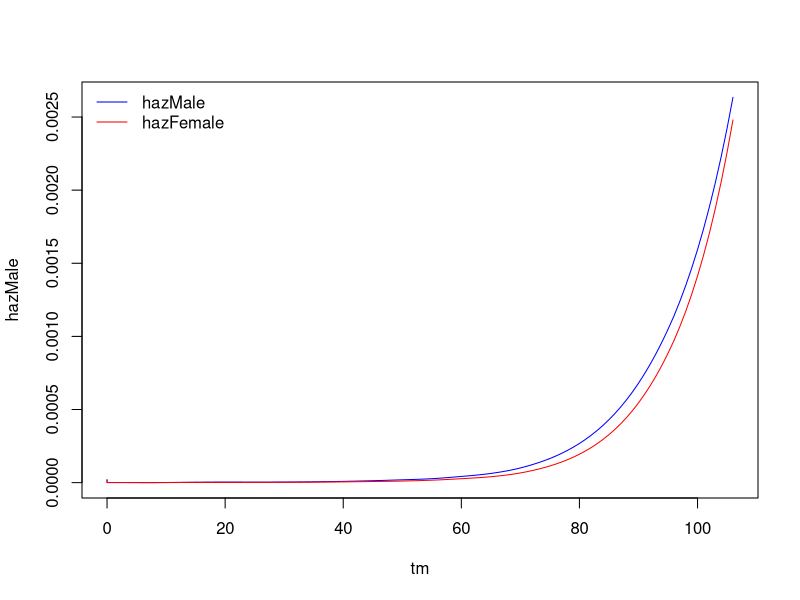
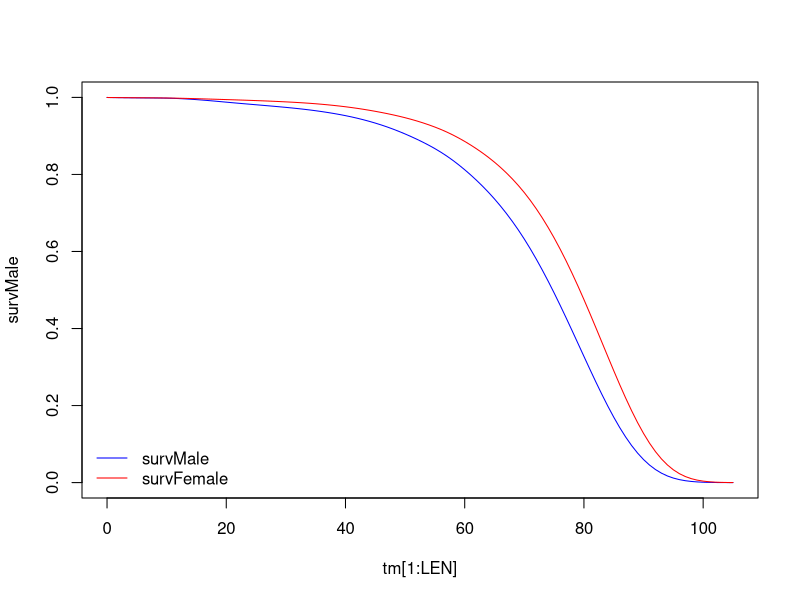
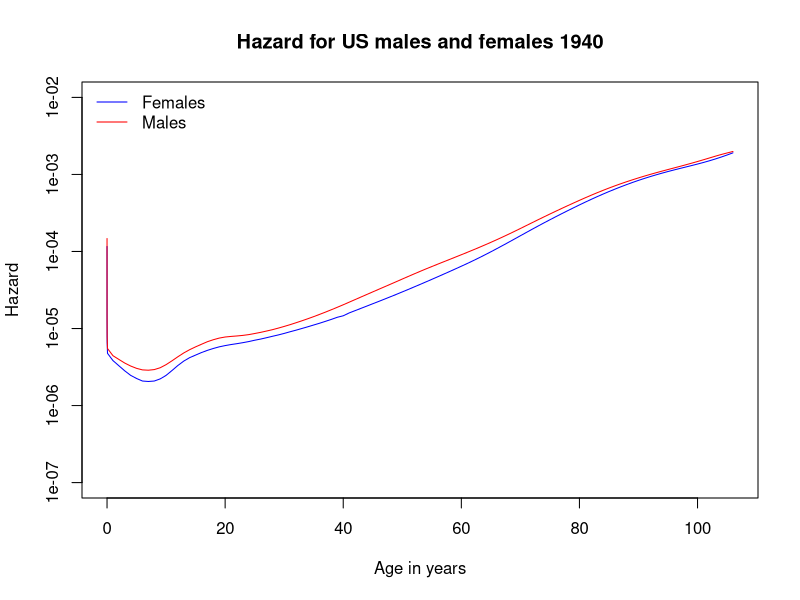
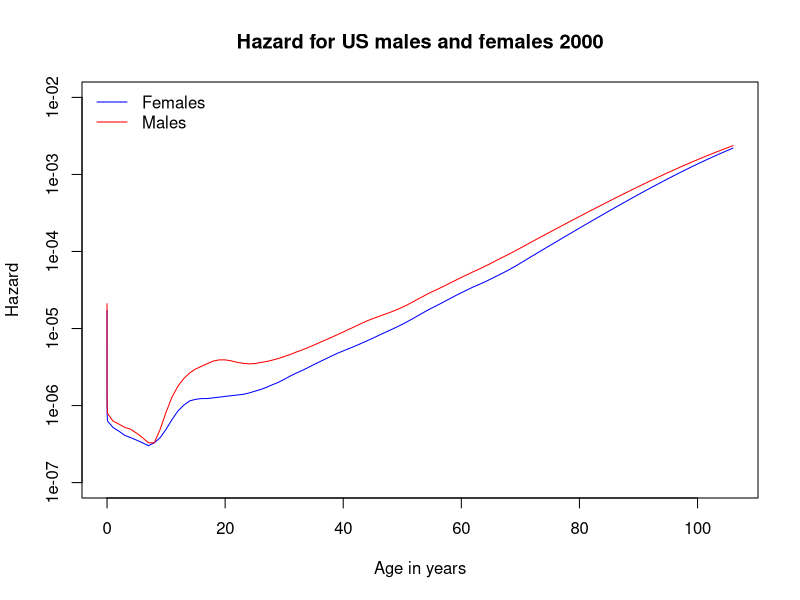
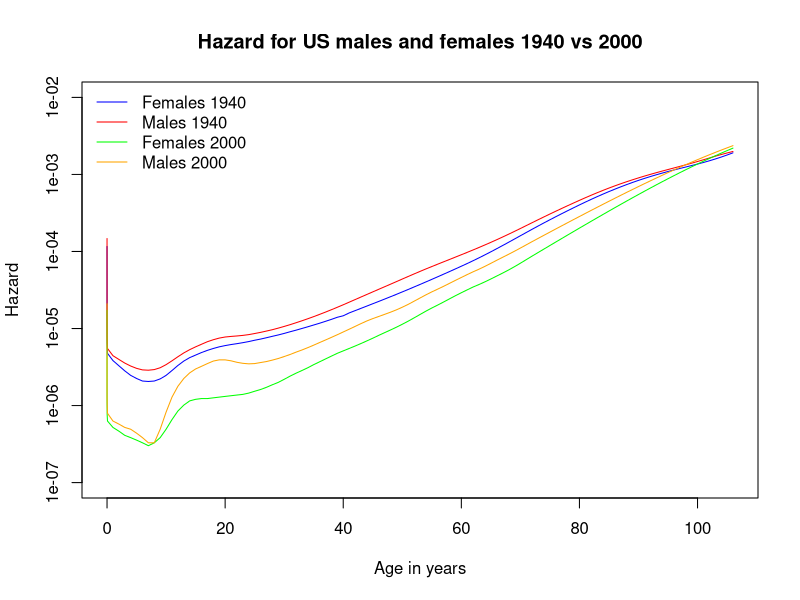
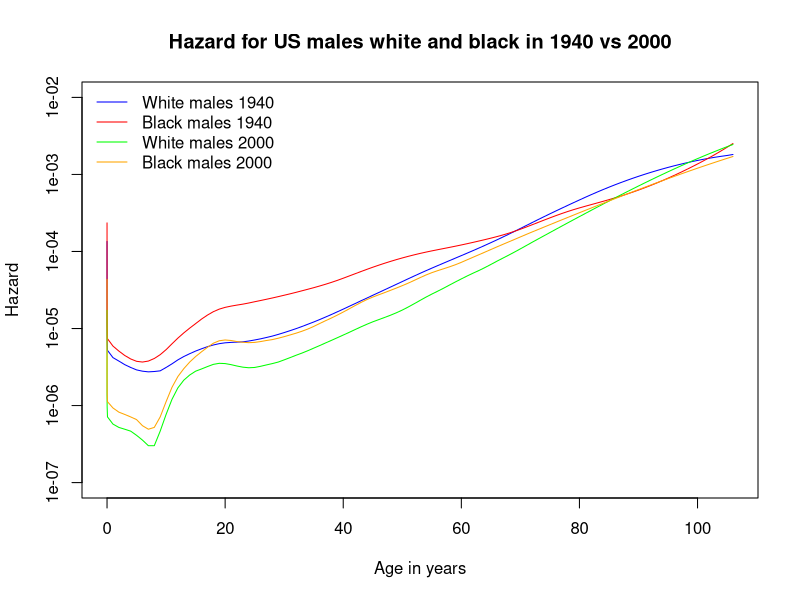

The R script that drew these images, in order:
####################################################################
#                     Practica No.4
# Pregunta 
####################################################################

#install.packages("asaur")
#library(asaur)

#gastricXelox[23:27,]

#head(gastricXelox)
#head(pancreatic)

#
#install.packages("survival")
library(survival)
head(survexp.us)
str(survexp.us)

DAYS_BY_YEAR <- 365.25
#attach(survexp.us)
hazMale <- survexp.us[,"male","2004"]
hazFemale <- survexp.us[,"female","2004"]
tm <- c(0,
        1/DAYS_BY_YEAR,
        7/DAYS_BY_YEAR,
        28/DAYS_BY_YEAR,
        1:(dim(hazMale)-4))
tm
length(tm)
dim(hazMale)
dim(hazFemale)

plot(x = tm, y = hazMale, type = "l", col="blue",lwd=1)
lines(x = tm, y = hazFemale, type = "l", col="red",lwd=1)
legend("topleft",col=c("blue","red"),legend =c("hazMale","hazFemale"), lwd=1, bty = "n")


#plot(x = tm, y = hazFemale, type = "l")

# Calcula la integral como una suma de las áreas de los
# rectangulos
tm.diff <- diff(tm)
LEN <- length(tm.diff)
survMale <- exp(-cumsum(hazMale[1:LEN]*tm.diff)*DAYS_BY_YEAR)
survFemale <- exp(-cumsum(hazFemale[1:LEN]*tm.diff)*DAYS_BY_YEAR)

plot(x = tm[1:LEN], y = survMale, type = "l", col="blue",lwd=1)
#points(x = tm[1:LEN], y = survFemale, type = "l", col="green")
lines(x = tm[1:LEN], y = survFemale, type = "l", col="red",lwd=1)

legend("bottomleft",col=c("blue","red"),legend =c("survMale","survFemale"), lwd=1, bty = "n")

cbind(tm[1:LEN], tm.diff)

sum(survMale*tm.diff)
sum(survFemale*tm.diff)

##################################################################
#                       Exercises
##################################################################

##################################################################
# 2.1. Using the "survexp.us" data described in Example 2.2, plot
# the hazard functions for men and women in 1940 and 2000. Comment 
# on the change in mortality rates in children
##################################################################

# 1940
##################################################################
hazMale_1940 <- survexp.us[,"male","1940"]
hazFemale_1940 <- survexp.us[,"female","1940"]
tm_1940 <- c(0,
        1/DAYS_BY_YEAR,
        7/DAYS_BY_YEAR,
        28/DAYS_BY_YEAR,
        1:(dim(hazMale_1940)-4))

plot(x = tm, log = "y", y = hazFemale_1940, type = "l", col="blue", lwd=1, 
      ylab ="Hazard", xlab = "Age in years", 
      main ="Hazard for US males and females 1940", ylim=c(1e-07,1e-02))
lines(x = tm, y = hazMale_1940, type = "l", col="red",lwd=1)
legend("topleft",col=c("blue","red"),legend =c("Females","Males"), lwd=1, bty = "n")

# 2000
##################################################################

hazMale_2000 <- survexp.us[,"male","2000"]
hazFemale_2000 <- survexp.us[,"female","2000"]
tm_2000 <- c(0,
             1/DAYS_BY_YEAR,
             7/DAYS_BY_YEAR,
             28/DAYS_BY_YEAR,
             1:(dim(hazMale_2000)-4))

plot(x = tm, log = "y", y = hazFemale_2000, type = "l", col="blue", lwd=1, 
     ylab ="Hazard", xlab = "Age in years", 
     main ="Hazard for US males and females 2000", ylim=c(1e-07,1e-02))
lines(x = tm,  y = hazMale_2000, type = "l", col="red",lwd=1)
legend("topleft",col=c("blue","red"),legend =c("Females","Males"), lwd=1, bty = "n")


# 1940 - 2000
##################################################################

plot(x = tm, log = "y", y = hazFemale_1940, type = "l", col="blue", lwd=1, 
     ylab ="Hazard", xlab = "Age in years", 
     main ="Hazard for US males and females 1940 vs 2000", ylim=c(1e-07,1e-02))
lines(x = tm,  y = hazMale_1940, type = "l", col="red",lwd=1)
lines(x = tm,  y = hazFemale_2000, type = "l", col="green",lwd=1)
lines(x = tm,  y = hazMale_2000, type = "l", col="orange",lwd=1)
legend("topleft",col=c("blue","red","green","orange"),
       legend =c("Females 1940","Males 1940","Females 2000","Males 2000"), lwd=1, bty = "n")

##################################################################
# 2.2. Find the mean age of death separately for men and women for 1940
# and 2000.
##################################################################

# Se calcula la edad media de fallecimiento calculando el área
# debajo de la función de Hazard

# 1940
tm_1940.diff <- diff(tm_1940)
LEN <- length(tm_1940.diff)
survMale_1940 <- exp(-cumsum(hazMale_1940[1:LEN]*tm_1940.diff)*DAYS_BY_YEAR)
survFemale_1940 <- exp(-cumsum(hazFemale_1940[1:LEN]*tm_1940.diff)*DAYS_BY_YEAR)
sum(survMale_1940*tm_1940.diff)
sum(survFemale_1940*tm_1940.diff)

#2000
tm_2000.diff <- diff(tm_2000)
LEN <- length(tm_2000.diff)
survMale_2000 <- exp(-cumsum(hazMale_2000[1:LEN]*tm_2000.diff)*DAYS_BY_YEAR)
survFemale_2000 <- exp(-cumsum(hazFemale_2000[1:LEN]*tm_2000.diff)*DAYS_BY_YEAR)
sum(survMale_2000*tm_2000.diff)
sum(survFemale_2000*tm_2000.diff)


report <- data.frame(
  year = c("1940"," 2000"),
  male = c(sum(survMale_1940*tm_1940.diff),
           sum(survMale_2000*tm_2000.diff)),
  female = c(sum(survFemale_1940*tm_1940.diff),
             sum(survFemale_2000*tm_2000.diff))
)

report

##################################################################
# 2.3. The data set "survexp.usr" in the "survival" package is a four
# dimensional array of hazards in format similar to the "survexp.us"
# data set, with race (black or white) in the added dimension.Plot
# the hazard functions for black males and white males for 1940 and 2000
##################################################################

head(survexp.usr)
str(survexp.usr)
hazMaleWhite_1940 <- survexp.usr[,"male","white","1940"]
hazMaleWBlack_1940 <- survexp.usr[,"male","black","1940"]
hazMaleWhite_2000 <- survexp.usr[,"male","white","2000"]
hazMaleWBlack_2000 <- survexp.usr[,"male","black","2000"]

tm <- c(0,
         1/DAYS_BY_YEAR,
         7/DAYS_BY_YEAR,
         28/DAYS_BY_YEAR,
         1:(dim(hazMaleWBlack_2000)-4))  # Cualquier registro de los 4 se utiliza


plot(x = tm, log = "y", y = hazMaleWhite_1940, type = "l", col="blue", lwd=1, 
     ylab ="Hazard", xlab = "Age in years", 
     main ="Hazard for US males white and black in 1940 vs 2000", ylim=c(1e-07,1e-02))
lines(x = tm,  y = hazMaleWBlack_1940, type = "l", col="red",lwd=1)
lines(x = tm,  y = hazMaleWhite_2000, type = "l", col="green",lwd=1)
lines(x = tm,  y = hazMaleWBlack_2000, type = "l", col="orange",lwd=1)
legend("topleft",col=c("blue","red","green","orange"),
       legend =c("White males 1940","Black males 1940","White males 2000","Black males 2000"), lwd=1, bty = "n")

##################################################################
# 2.4. Consider the survival data in Exercise 1.1 Assuming that 
# these observations are from an exponential distribution, find LAMDA
# ESTIMATE and an estimate of var(lambda ESTIMATE)
##################################################################

# Data de exercise 1.1
#
#   patient survtime status
#     1       5       0
#     2       5       0
#     3       4       1
#     4       3       1
#     5       1       1
#
#
#
# recordando que 
#
#   d = sumatoria de phi - censoring indicator ( # de muertes)
#   V = sumatoria de ti (sumatoria de observaciones)
#
#   lambda estimada = d / V
#   var(lambda estimada) = d / ( V * V )
#

survival.data <- data.frame(patient = c(1,2,3,4,5),
                            survtime = c(5,5,4,3,1),
                            status = c(0,0,1,1,1))

d <- sum(survival.data$status)
V <- sum(survival.data$survtime)

lambda_estimado <- d/V
lambda_estimado

var_lambda_estimado <- d/V^2
var_lambda_estimado


